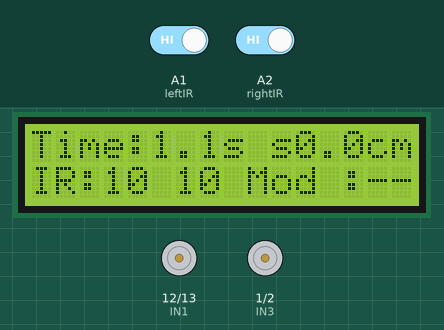
This sketch was run on a simulated Arduino Uno, built with avr-gcc and run on an emulated ATmega328P. Parts: 16×2 character LCD, motor-driver pin pairs drawn as motors (green arrow = first pin HIGH = forward, orange = second pin HIGH = backward, longer = more drive, scaled by the enable pin). The test bench sets the inputs (shaded band); at power-on: A1 (leftIR) HIGH, A2 (rightIR) HIGH.

Above: at 1.2 s.
1.3 s: A1 (leftIR) driven LOW
At 1.71 s:
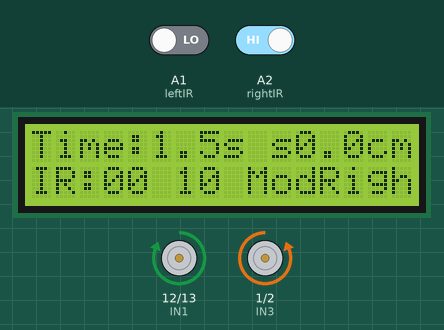
3.9 s: A2 (rightIR) driven LOW
At 4.13 s:
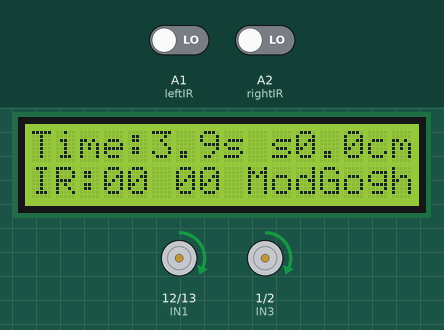
6.3 s: A1 (leftIR) driven HIGH
At 6.54 s:
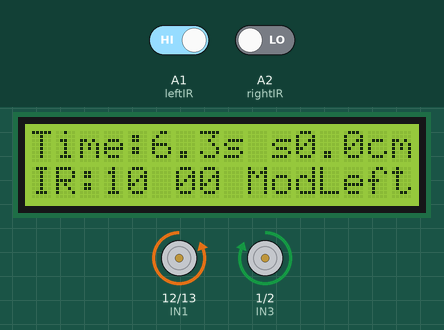
8.7 s: A2 (rightIR) driven HIGH
At 8.77 s:
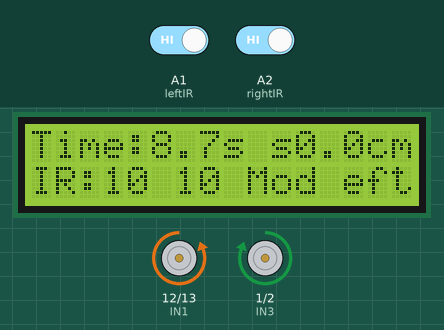
10.5 s: A1 (leftIR) driven LOW
At 10.59 s:
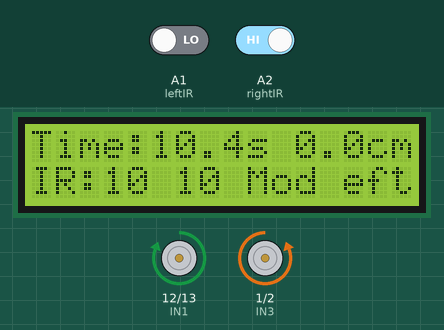
13.1 s: A2 (rightIR) driven LOW
At 13.31 s:
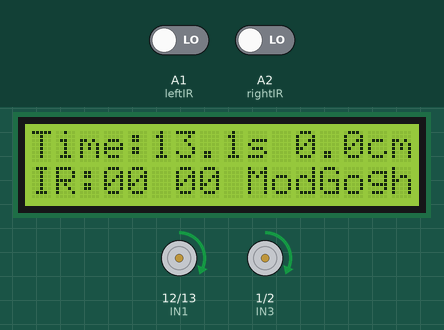
Timing chart, 0 to 16.1 s (numbered marks = the images above; inputs shaded):
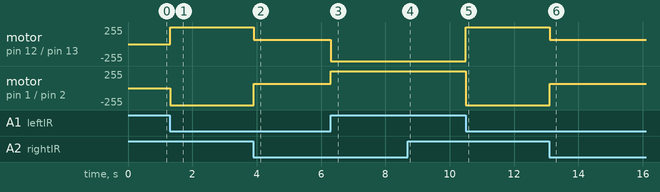

Measured:
- after the input at 1.3 s, motor on pin 12 (IN1) / pin 13 (IN2): stopped → forward 255/255 at once; motor on pin 1 (IN3) / pin 2 (IN4): stopped → backward 255/255 at once; the display: changes after 0.26 s (image 1)
- after the input at 3.9 s, motor on pin 12 (IN1) / pin 13 (IN2): forward 255/255 → forward 65/255 at once; motor on pin 1 (IN3) / pin 2 (IN4): backward 255/255 → forward 65/255 at once; the display: changes after 0.09 s (image 2)
- after the input at 6.3 s, motor on pin 12 (IN1) / pin 13 (IN2): forward 65/255 → backward 255/255 at once; motor on pin 1 (IN3) / pin 2 (IN4): forward 65/255 → forward 255/255 at once; the display: changes after 0.10 s (image 3)
- after the input at 8.7 s, the display: changes at once (image 4)
- after the input at 10.5 s, motor on pin 12 (IN1) / pin 13 (IN2): backward 255/255 → forward 255/255 at once; motor on pin 1 (IN3) / pin 2 (IN4): forward 255/255 → backward 255/255 at once
- after the input at 13.1 s, motor on pin 12 (IN1) / pin 13 (IN2): forward 255/255 → forward 65/255 at once; motor on pin 1 (IN3) / pin 2 (IN4): backward 255/255 → forward 65/255 at once; the display: changes after 0.07 s (image 6)

The sketch:

WEEK2TASKCODE.ino
```cpp
#include <LiquidCrystal.h>
const int ENA = 3;
const int ENB = 11;
const int IN1 = 12;
const int IN2 = 13;
const int IN3 = 1;
const int IN4 = 2;
const int leftIR = A1;
const int rightIR = A2;
const int leftEncA = 5;
const int leftEncB = A3;
const int rightEncA = 6;
const int rightEncB = A4;
LiquidCrystal lcd(8, 9, 4, 5, 6, 7);
int straightLeftSpeed = 65;
int straightRightSpeed = 65;
int turnSlowSpeed = 255;
int turnFastSpeed = 255;
const float wheelDia = 6.5;
const float encPulse = 13;
volatile long leftEncCnt = 0;
volatile long rightEncCnt = 0;
float totalDistance = 0.0;
const int TARGET_DISTANCE = 470;
const int RESTART_SPEED = 150;
const int DISTANCE_TOLERANCE = 5;
unsigned long startTime = 0;
bool isDistanceStopped = false;
bool isRestarting = false;
unsigned long restartTime = 0;
bool hasCompletedStop = false;
void setup() {
pinMode(ENA, OUTPUT);
pinMode(ENB, OUTPUT);
pinMode(IN1, OUTPUT);
pinMode(IN2, OUTPUT);
pinMode(IN3, OUTPUT);
pinMode(IN4, OUTPUT);
pinMode(leftIR, INPUT);
pinMode(rightIR, INPUT);
pinMode(leftEncA, INPUT);
pinMode(leftEncB, INPUT);
pinMode(rightEncA, INPUT);
pinMode(rightEncB, INPUT);
attachInterrupt(digitalPinToInterrupt(leftEncA), LeftEncCount, RISING);
attachInterrupt(digitalPinToInterrupt(rightEncA), RightEncCount, RISING);
lcd.begin(16, 2);
lcd.print("Time:0s Dist:0cm");
lcd.setCursor(0, 1);
lcd.print("IR:L0 R0 Mode:--");
startTime = millis();
}
void loop() {
unsigned long currentTime = millis();
float runTime = (currentTime - startTime) / 1000.0;
CalculateDistance();
if (!isDistanceStopped && !hasCompletedStop) {
if ((digitalRead(IN1) != digitalRead(IN2)) || (digitalRead(IN3) != digitalRead(IN4))) {
totalDistance = ((abs(leftEncCnt) + abs(rightEncCnt)) / 2.0) / encPulse * PI * wheelDia;
}
if (totalDistance >= (TARGET_DISTANCE + DISTANCE_TOLERANCE)) {
stopCar();
lcd.setCursor(12, 1);lcd.print("Stop");
delay(2000);
hasCompletedStop = true;
isDistanceStopped = true;
isRestarting = true;
restartTime = currentTime;
}
}
int currentLeftSpeed = straightLeftSpeed;
int currentRightSpeed = straightRightSpeed;
if (isRestarting) {
float restartElapsed = (currentTime - restartTime) / 1000.0;
if (restartElapsed <= 1.0) {
currentLeftSpeed = RESTART_SPEED;
currentRightSpeed = RESTART_SPEED;
} else {
currentLeftSpeed = straightLeftSpeed;
currentRightSpeed = straightRightSpeed;
isRestarting = false;
}
}
int leftIRVal = digitalRead(leftIR);
int rightIRVal = digitalRead(rightIR);
lcd.setCursor(5, 0);lcd.print(runTime, 1);lcd.print("s ");
lcd.setCursor(11, 0);lcd.print(totalDistance, 1);lcd.print("cm");
lcd.setCursor(3, 1);lcd.print(leftIRVal);
lcd.setCursor(6, 1);lcd.print(rightIRVal);
lcd.setCursor(12, 1);lcd.print(" ");
lcd.setCursor(12, 1);
if (leftIRVal == 0 && rightIRVal == 0) {
goStraight(currentLeftSpeed, currentRightSpeed);
lcd.print("Go");
}
else if (leftIRVal == 1 && rightIRVal == 0) {
turnLeft();
lcd.print("Left");
}
else if (leftIRVal == 0 && rightIRVal == 1) {
turnRight();
lcd.print("Right");
}
}
void LeftEncCount() {
if (digitalRead(leftEncB) == HIGH) leftEncCnt++;
else leftEncCnt--;
}
void RightEncCount() {
if (digitalRead(rightEncB) == HIGH) rightEncCnt++;
else rightEncCnt--;
}
void CalculateDistance() {
if (!isDistanceStopped) {
totalDistance = ((abs(leftEncCnt) + abs(rightEncCnt)) / 2.0) / encPulse * PI * wheelDia;
}
}
void goStraight(int leftSpd, int rightSpd) {
digitalWrite(IN1, HIGH);
digitalWrite(IN2, LOW);
analogWrite(ENA, leftSpd);
digitalWrite(IN3, HIGH);
digitalWrite(IN4, LOW);
analogWrite(ENB, rightSpd);
}
void turnLeft() {
digitalWrite(IN1, LOW);
digitalWrite(IN2, HIGH);
analogWrite(ENA, turnSlowSpeed);
digitalWrite(IN3, HIGH);
digitalWrite(IN4, LOW);
analogWrite(ENB, turnFastSpeed);
}
void turnRight() {
digitalWrite(IN1, HIGH);
digitalWrite(IN2, LOW);
analogWrite(ENA, turnFastSpeed);
digitalWrite(IN3, LOW);
digitalWrite(IN4, HIGH);
analogWrite(ENB, turnSlowSpeed);
}
void stopCar() {
analogWrite(ENA, 0);
analogWrite(ENB, 0);
digitalWrite(IN1, LOW);
digitalWrite(IN2, LOW);
digitalWrite(IN3, LOW);
digitalWrite(IN4, LOW);
}
```
